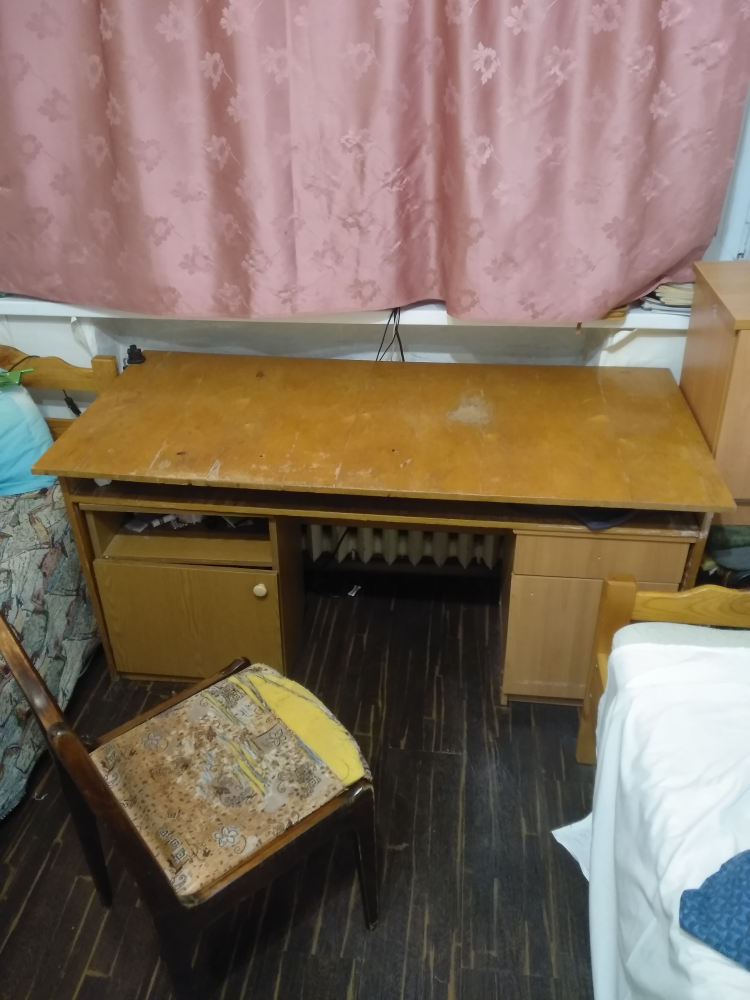
#> input picture date/in/IMG_20210209_202548.jpg, 3000 x 4000 px (shown at 1/4 size); its folder holds only this picture in this run
$ python main.py
#> lines starting #> are read from the running program, lines starting #| are printed output that depends on the picture; after the words box and inside, x2 and y2 are one past the last pixel; in counts of white or black regions, pixels touching at a corner belong together; long printed decimals are rounded
### src/alg/start_work.py
import math
import cv2
import numpy as np

from src.alg.features import seek_chair_contours, seek_w_chair, seek_night_stand_conours
from src.alg.visualization import view_image, draw_all_pictures, draw_message


def start_contours_algorithm(images, titles, date_path):
    yell_hsv_color = [30, 255, 255]
    red_bgr_color = (0, 0, 255)
    title_index = 0
    morphology_kernel_dim = (30, 30)
    contours_curve_dim = 4
    result_path = date_path + 'results/'
    for img in images:
        # translate rgb to hsv
        hsv_img = cv2.cvtColor(img, cv2.COLOR_BGR2HSV)
        # limits yellow color in HSV model
        yell_low = np.array([16, 22, 112])
        yell_high = np.array([35, 255, 255])
        # get mask
        curr_mask = cv2.inRange(hsv_img, yell_low, yell_high)
        # make morphology operation
        kernel = cv2.getStructuringElement(cv2.MORPH_RECT, morphology_kernel_dim)
        open_mask = cv2.morphologyEx(curr_mask, cv2.MORPH_OPEN, kernel)  # for closing open limits
        hsv_img[open_mask > 0] = yell_hsv_color
        target = cv2.bitwise_and(img, img, mask=open_mask)
        # again take rgb model for algorithm
        RGB_again = cv2.cvtColor(hsv_img, cv2.COLOR_HSV2RGB)
        gray = cv2.cvtColor(RGB_again, cv2.COLOR_RGB2GRAY)
        # find contours
        contours, hierarchy = cv2.findContours(open_mask, cv2.RETR_TREE, cv2.CHAIN_APPROX_SIMPLE)
        img_result = img.copy()
        img_contours = img.copy()
        cv2.drawContours(img_contours, contours, -1, red_bgr_color, contours_curve_dim)
        # sort our contours that find biggest area(table, chair, night stand)
        sort_contours = sorted(contours, key=cv2.contourArea)
        cv2.drawContours(img_contours, contours, -1, red_bgr_color, contours_curve_dim)
        # incomment because see all work
        # draw_all_pictures(img, curr_mask, open_mask, hsv_img, gray, img_contours)

        # table have biggest area
        table_contour = sort_contours[-1]
        x, y, w, h = cv2.boundingRect(table_contour)
        x1, y1, w1, h1 = cv2.boundingRect(sort_contours[-2])
        x2, y2, w2, h2 = cv2.boundingRect(sort_contours[-3])
        x3, y3, w3, h3 = cv2.boundingRect(sort_contours[-4])
        rect_dict = {(x1 + w1 / 2, y1 + h1 / 2): sort_contours[-2],
                     (x2 + w2 / 2, y2 + h2 / 2): sort_contours[-3], (x3 + w3 / 2, y3 + h3 / 2): sort_contours[-4]}

        # take contour(chair) which most distant from table
        chair_contour, x_max, y_max = seek_chair_contours(rect_dict, x, y, w, h)
        cv2.drawContours(img_result, chair_contour, -1, red_bgr_color, contours_curve_dim)

        # take other two contour
        night_stand_cnt_left, night_stand_cnt_right, night_stand_left = \
            seek_night_stand_conours(rect_dict, x_max, y_max)
        cv2.drawContours(img_result, night_stand_cnt_left, -1, red_bgr_color, contours_curve_dim)
        cv2.drawContours(img_result, night_stand_cnt_right, -1, red_bgr_color, contours_curve_dim)

        # cv method so that find extreme point in contour(extreme points out night stands)
        rightmost = tuple(night_stand_cnt_left[night_stand_cnt_left[:, :, 0].argmax()][0])
        leftmost = tuple(night_stand_cnt_right[night_stand_cnt_right[:, :, 0].argmin()][0])
        # night stand distant
        night_stand_dist = abs(rightmost[0] - leftmost[0])

        # seek width chair
        w_chair = seek_w_chair(chair_contour)
        # seek extreme point on chair because take into account the scale
        top_chair_point = tuple(chair_contour[chair_contour[:, :, 1].argmin()][0])
        dist_chair_night = top_chair_point[1] - night_stand_left[1]
        bust_koef = dist_chair_night / img.shape[0] + 1
        night_stand_dist *= bust_koef
        print('w_ch: ', w_chair, 'night_stand_dis : ', night_stand_dist)
        if w_chair <= night_stand_dist:
            print("Success")
            draw_message(img_result, "Success")
        else:
            print('Failure')
            draw_message(img_result, "Failure")
        cv2.imwrite(result_path + titles[title_index] + ".png", img_result)
        title_index += 1
        # view_image(img_result, title='result')

### src/alg/features.py
import math
import cv2
import numpy as np


def max_dist(x_k, y_k, x, y):
    return math.sqrt((x - x_k) ** 2 + (y - y_k) ** 2)


def seek_chair_contours(rect_dict, x, y, w, h):
    x_max, y_max = 0, 0
    max_len = 0
    for x_k, y_k in rect_dict.keys():
        curr_max = max_dist(x_k, y_k, x + w / 2, y + h / 2)
        if curr_max >= max_len:
            max_len = curr_max
            x_max = x_k
            y_max = y_k
    min_contour = rect_dict[(x_max, y_max)]
    return min_contour, x_max, y_max


def seek_night_stand_conours(rect_dict, x_max, y_max):
    night_stand_1 = (0, 0)
    night_stand_2 = (0, 0)
    for x_k, y_k in rect_dict.keys():
        if (x_k, y_k) != (x_max, y_max) and night_stand_1 == (0, 0):
            night_stand_1 = (x_k, y_k)
        elif (x_k, y_k) != (x_max, y_max) and night_stand_2 == (0, 0):
            night_stand_2 = (x_k, y_k)

    if night_stand_1[0] < night_stand_2[0]:
        night_stand_left = night_stand_1
        night_stand_right = night_stand_2
    else:
        night_stand_left = night_stand_2
        night_stand_right = night_stand_1
    return rect_dict[night_stand_left], rect_dict[night_stand_right], night_stand_left


def seek_w_chair(chair_contour):
    rect = cv2.minAreaRect(chair_contour)
    box = cv2.boxPoints(rect)
    box = np.int0(box)
    x, y, z, d = box
    x_coords = [x[0], y[0], z[0], d[0]]
    y_coords = [x[1], y[1], z[1], d[1]]
    chair_lengths = []
    for i in range(4):
        for j in range(4):
            if i != j:
                chair_lengths.append(max_dist(x_coords[i], y_coords[i], x_coords[j], y_coords[j]))
    chair_lengths = set(chair_lengths)
    chair_lengths = sorted(list(chair_lengths))
    return chair_lengths[0]

### src/alg/visualization.py
import cv2


# [39 lines left out: functions view_image, draw_all_pictures, visul_max_area_cnts, visul_limits_on_night_stands, not called in this run]

def draw_message(img, message):
    red_bgr_color = (0, 0, 255)
    green_bgr_color = (0, 255, 0)
    if message == "Failure":
        color = red_bgr_color
    else:
        color = green_bgr_color
    cv2.putText(img, message,
                org=(400, 400), color=color,
                fontScale=8, fontFace=cv2.FONT_HERSHEY_SIMPLEX,thickness=10)

### src/main.py
from glob import glob
import cv2
import os
import sys
sys.path.append('../')

from src.alg.start_work import start_contours_algorithm


def read_images(path):
    titles = []
    images = []
    count = 0
    format_length = 4
    for image_path in glob(os.path.join(path + 'in/', "*.jpg")):
        titles.append(os.path.basename(image_path)[:-format_length])
        image_bgr = cv2.imread(image_path, cv2.IMREAD_COLOR)
        images.append(image_bgr)
        count += 1
    return images, titles


def main():
    date_path = os.getcwd() + '/../' + 'date/'
    # read date
    images, titles = read_images(date_path)
#> in read_images, image_bgr is the input picture: shape (4000, 3000, 3); mean B, G, R 95.5, 110.4, 128.2
#> images = 1 item; titles = ['IMG_20210209_202548']
    # start work
    start_contours_algorithm(images, titles, date_path)
#> the loop in start_contours_algorithm, `for img in images:` made 1 pass
#> (yell_low, yell_high, w, h, x1, y1, w1, h1) on pass 1: ([16, 22, 112], [35, 255, 255], 2904, 844, 2015, 2143, 985, 636)
#| w_ch:  620.655 night_stand_dis :  789.214
#| Success
#> pass 1, in start_contours_algorithm, `curr_mask = cv2.inRange(hsv_img, yell_low, yell_high)`:
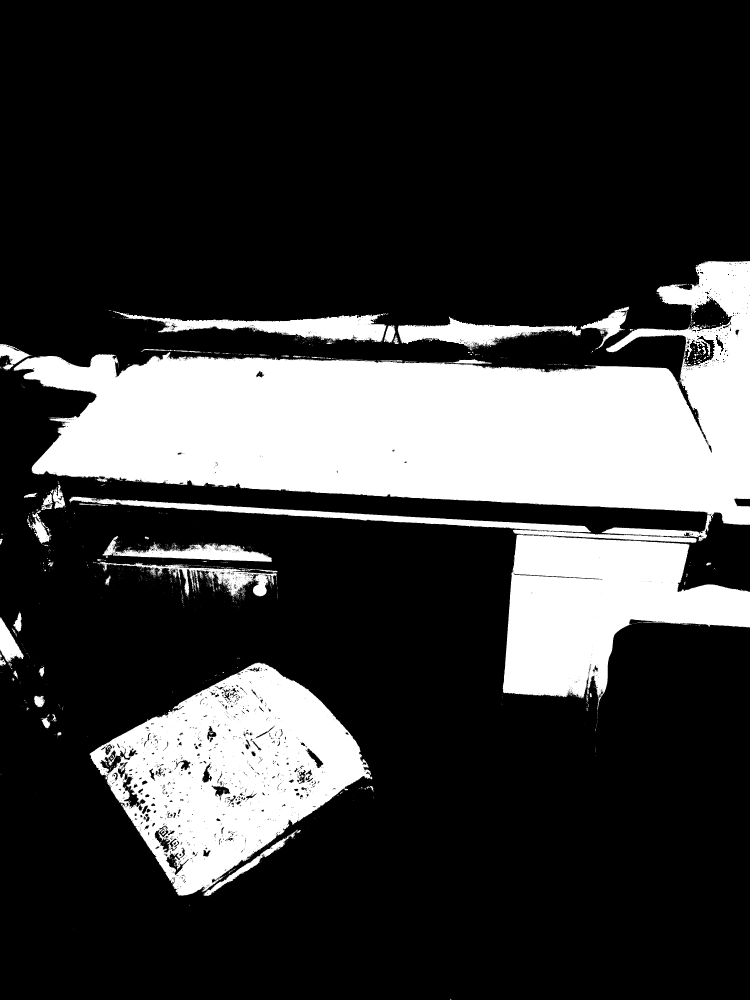
#> curr_mask: shape (4000, 3000) (shown at 1/4 size); 23% white; 2987 white regions (2831 under 20 px), largest, box (x1, y1, x2, y2) and area: (54, 1044, 3000, 2171) 1639185, (358, 2650, 1489, 3583) 532947, (2010, 2137, 3000, 2846) 387460
#> pass 1, in start_contours_algorithm, `open_mask = cv2.morphologyEx(curr_mask, cv2.MORPH_OPEN, kernel)`:
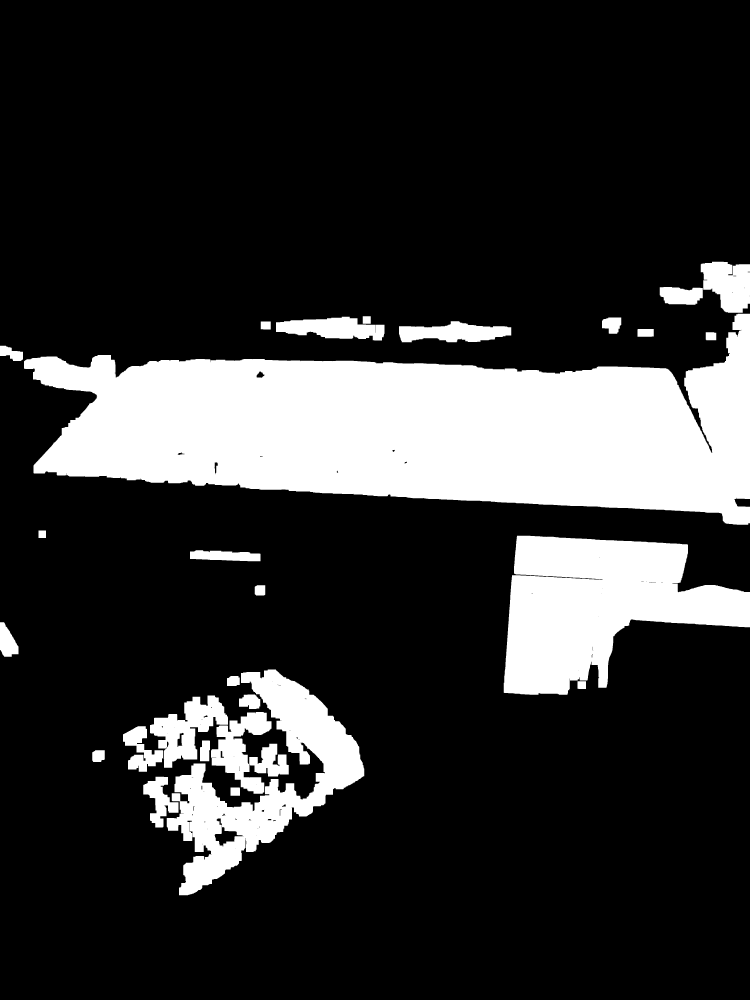
#> open_mask: shape (4000, 3000) (shown at 1/4 size); 19.5% white; 27 white regions, largest, box (x1, y1, x2, y2) and area: (96, 1255, 3000, 2099) 1472701, (2015, 2143, 3000, 2779) 376655, (667, 2678, 1457, 3581) 233596
#> pass 1, in start_contours_algorithm, `target = cv2.bitwise_and(img, img, mask=open_mask)`:
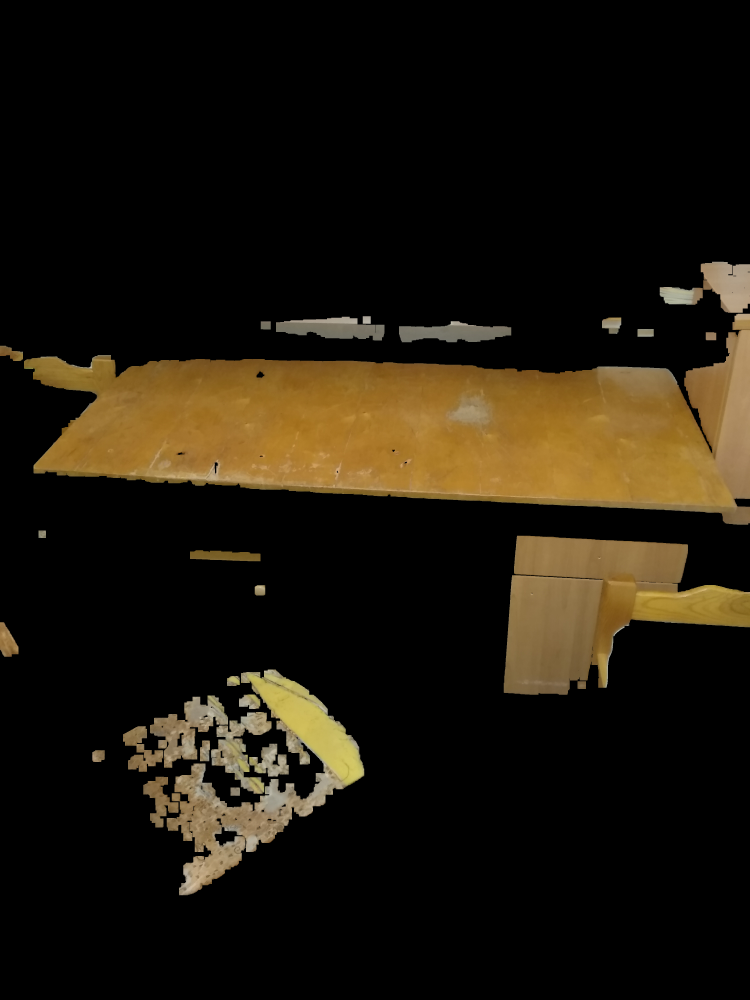
#> target: shape (4000, 3000, 3) (shown at 1/4 size); mean B, G, R 12.2, 23.6, 30.2
#> after the loop in start_contours_algorithm, `for img in images:`:
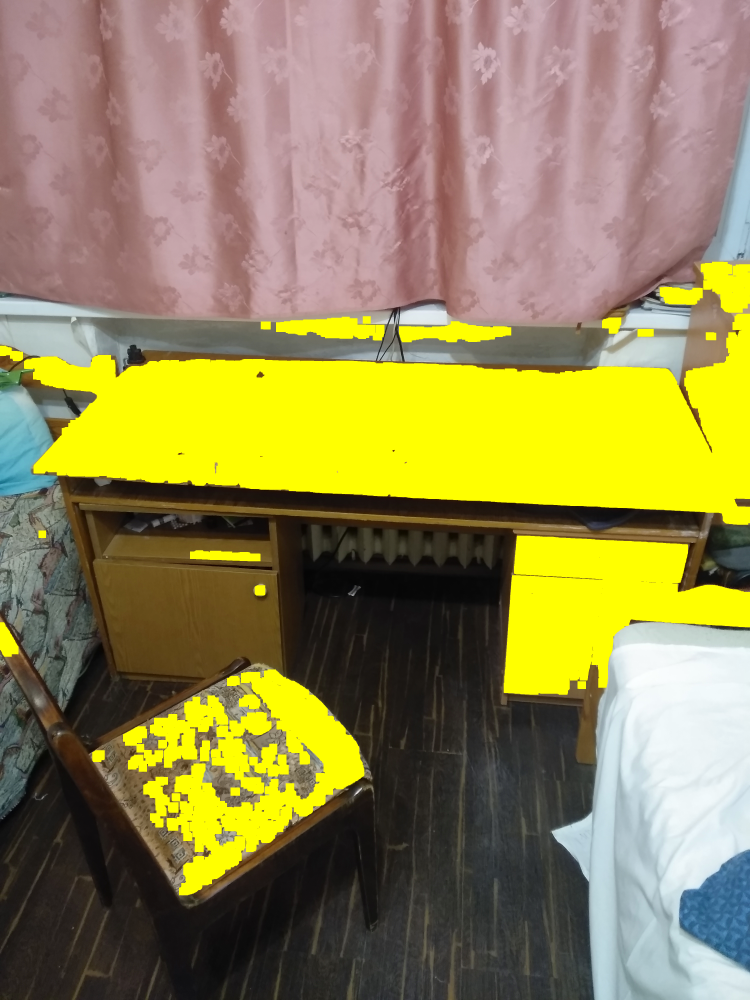
#> RGB_again: shape (4000, 3000, 3) (shown at 1/4 size); mean R, G, B 147.6, 136.1, 83
#> after the loop in start_contours_algorithm, `for img in images:`: hsv_img: shape (4000, 3000, 3); mean H, S, V 68.1, 98.9, 151
#> after the loop in start_contours_algorithm, `for img in images:`:
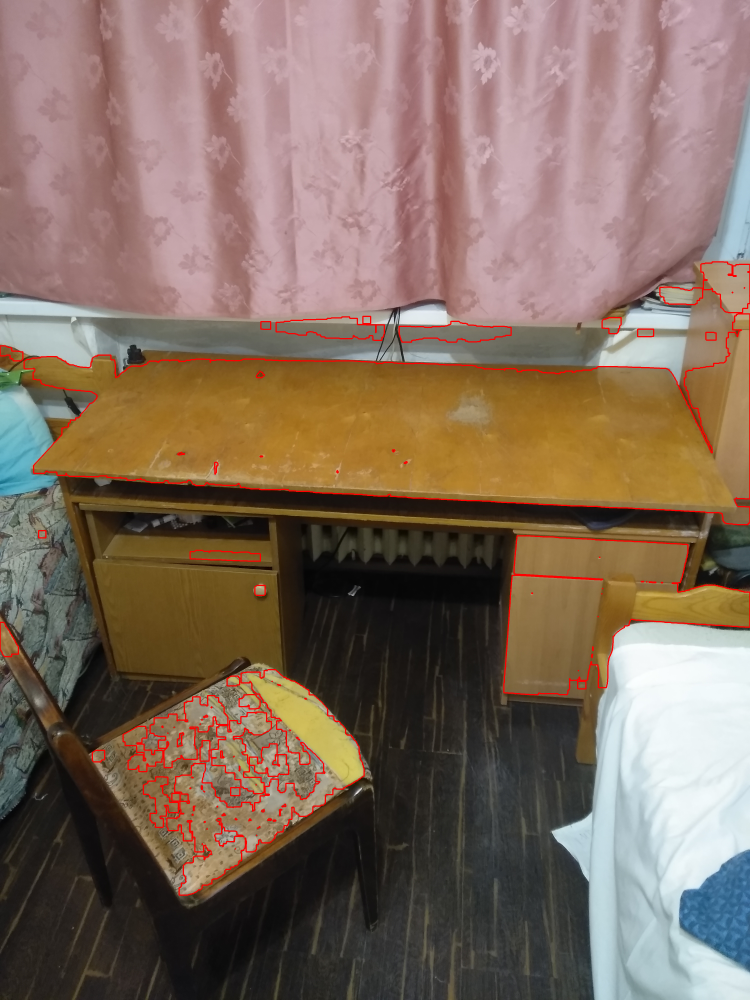
#> img_contours: shape (4000, 3000, 3) (shown at 1/4 size); mean B, G, R 94.5, 108.8, 129.8
#> after the loop in start_contours_algorithm, `for img in images:`: title_index = 1


if __name__ == "__main__":
    main()

$ run again, on date/in/IMG_20210224_000916.jpg
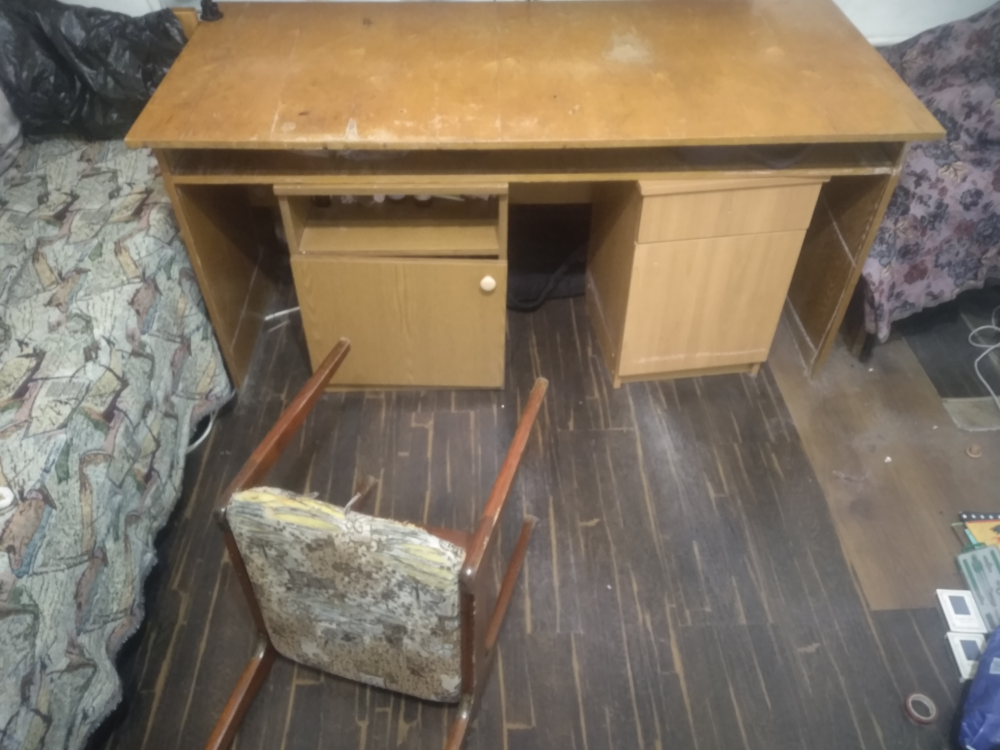
#> input picture date/in/IMG_20210224_000916.jpg, 4000 x 3000 px (shown at 1/4 size)
#> in read_images, image_bgr is the input picture: shape (3000, 4000, 3); mean B, G, R 98, 114.8, 128
#> images = 1 item; titles = ['IMG_20210224_000916']
#> the loop in start_contours_algorithm, `for img in images:` made 1 pass
#> (yell_low, yell_high, w, h, x1, y1, w1, h1) on pass 1: ([16, 22, 112], [35, 255, 255], 3285, 605, 932, 669, 2555, 847)
#> (printed output is left out)
#> pass 1, in start_contours_algorithm, `curr_mask = cv2.inRange(hsv_img, yell_low, yell_high)`:
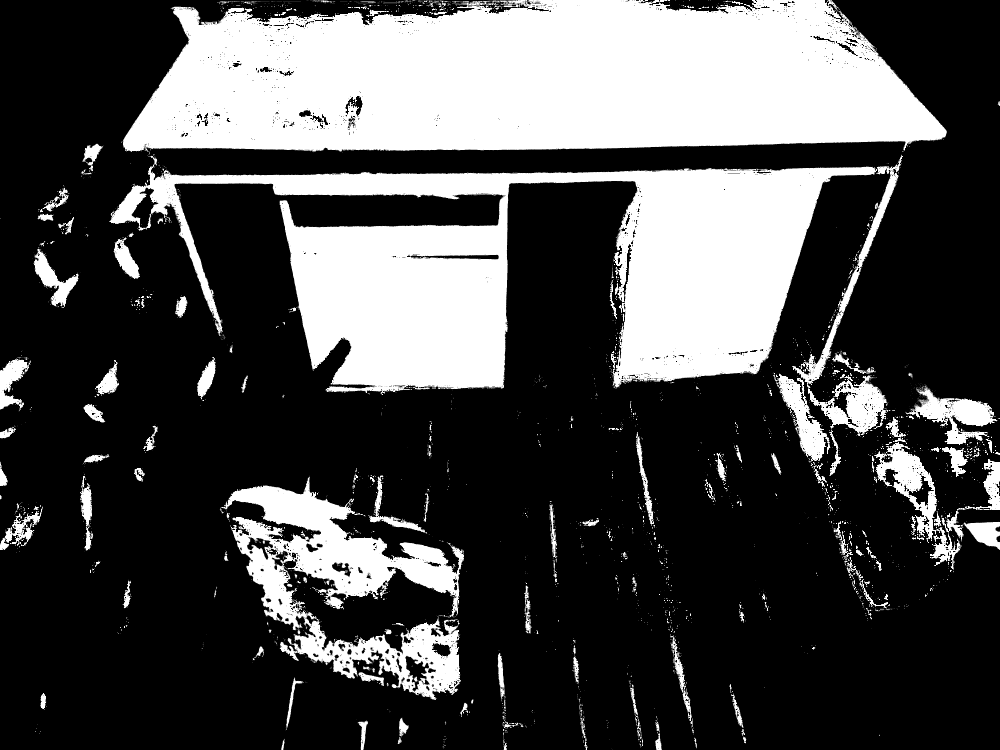
#> curr_mask: shape (3000, 4000) (shown at 1/4 size); 29.7% white; 4244 white regions (3696 under 20 px), largest, box (x1, y1, x2, y2) and area: (490, 0, 3787, 608) 1618194, (436, 623, 3508, 1580) 1251656, (883, 1907, 1856, 2800) 301433
#> after the loop in start_contours_algorithm, `for img in images:`:
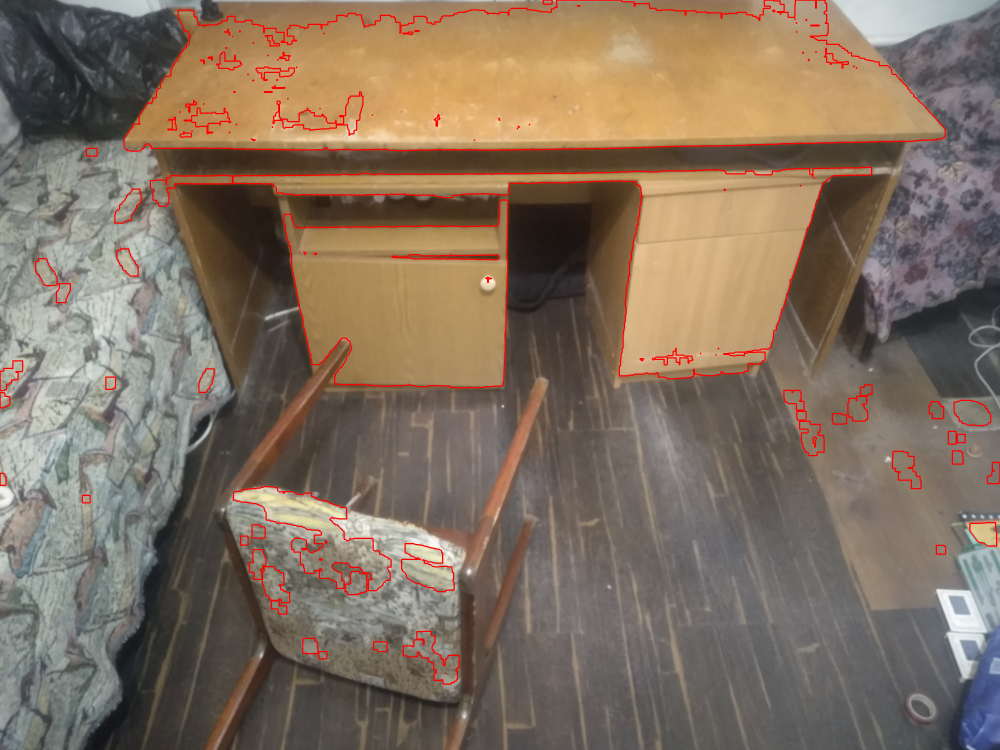
#> img_contours: shape (3000, 4000, 3) (shown at 1/4 size); mean B, G, R 96.3, 112.7, 129.8
#> after the loop in start_contours_algorithm, `for img in images:`: title_index = 1
